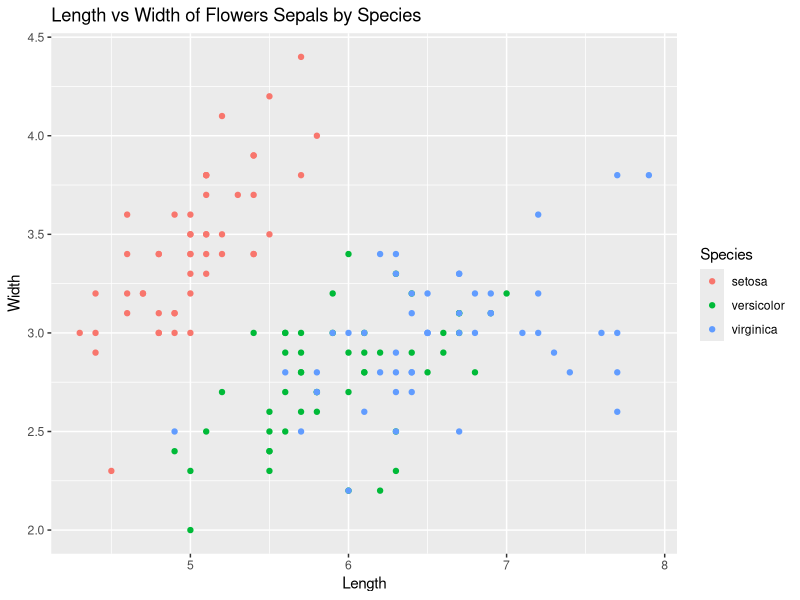
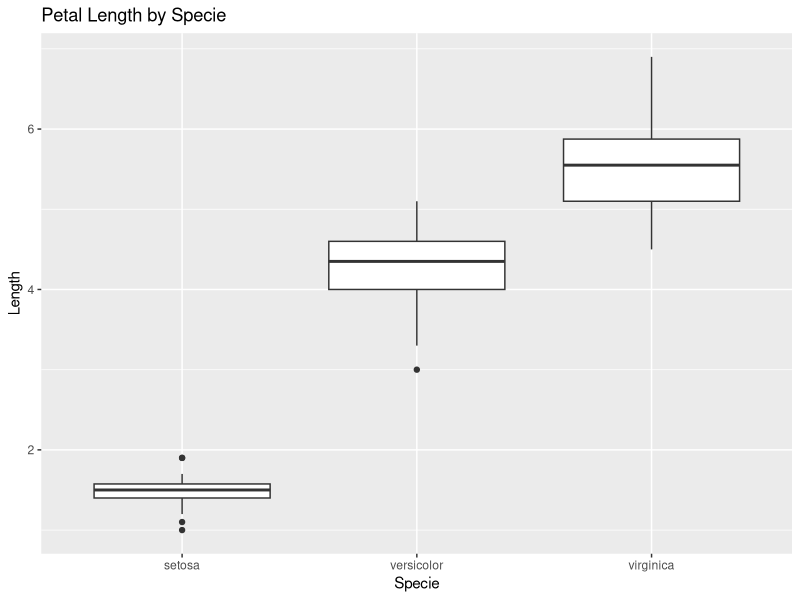
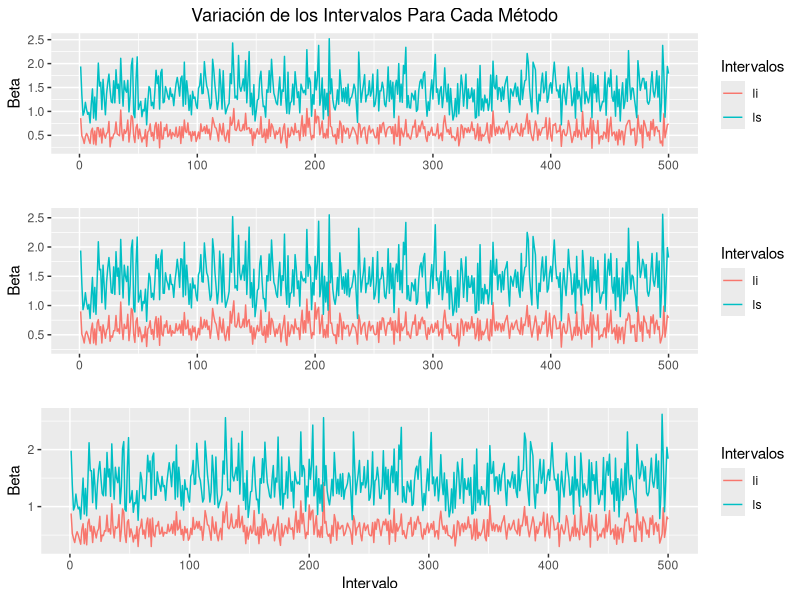
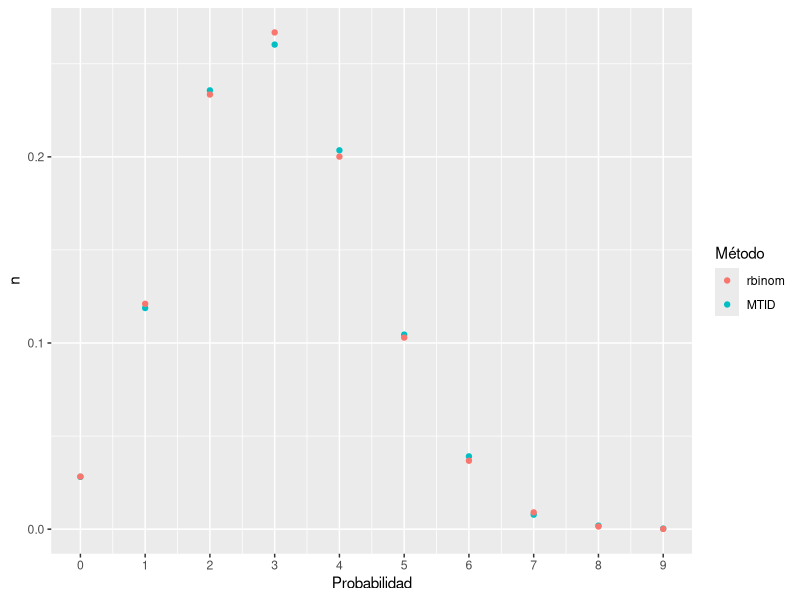

Write the R code that produced these figures, in order.
## ---- chunk 1
knitr::opts_chunk$set(warning = FALSE)
library(datasets)
library(tidyverse)
library(ggplot2)
library(knitr)
library(kableExtra)
data(iris)
summary(iris)
## ---- chunk 2
iris <- mutate(iris, id = 1:150)
head(iris)
## ---- chunk 3
summary(iris)
## ---- chunk 4
class(iris$Species)
typeof(class(iris$Species))
class(iris$Sepal.Length)
class(iris$Sepal.Width)
class(iris$Petal.Length)
class(iris$Petal.Width)
class(iris$id)
## ---- chunk 5
head(filter(iris, Species == "setosa"))
## ---- chunk 6
head(arrange(iris, desc(Petal.Length)))
## ---- chunk 7
iris <- mutate(iris, Sepal.Length.cm = iris$Sepal.Length* 10)
head(iris)
## ---- chunk 8

## ---- chunk 9
summary(filter(iris, Species == "setosa")$Petal.Width)
summary(filter(iris, Species == "versicolor")$Petal.Width)
summary(filter(iris, Species == "virginica")$Petal.Width)
## ---- chunk 10
ggplot(iris, aes(Sepal.Length, Sepal.Width, color = Species)) + 
  geom_point() + 
  ggtitle("Length vs Width of Flowers Sepals by Species") + 
  xlab("Length") +
  ylab("Width")
## ---- chunk 11
ggplot(iris, aes(Species, Petal.Length)) +
  geom_boxplot() +
  ggtitle("Petal Length by Specie") + 
  xlab("Specie") + 
  ylab("Length")
## ---- chunk 12
proc_examen <- function()
{
  beta <- 1
	mediaBoot <- function(x)
	{ 
		muestra_boot <- sample(x, size = length(x), replace = TRUE) 
		mean(muestra_boot) 
	}
	muestra <- rexp(20, 1/beta)
	thetas_boot <- rerun(2000, mediaBoot(muestra)) %>% flatten_dbl()
	head(thetas_boot)
	theta_hat <-mean(muestra)
	
	li_normal <- round(theta_hat + qnorm(0.025) * sd(thetas_boot), 2)
	ls_normal <- round(theta_hat + qnorm(0.975) * sd(thetas_boot), 2)

	ls_per <- round(quantile(thetas_boot, prob = 0.975), 2)
	li_per <- round(quantile(thetas_boot, prob = 0.025), 2)

	b_var <- rerun(2000, mean(sample(muestra, size = length(muestra), 
 				replace = TRUE))) %>% flatten_dbl()
	ls_bc <- round(quantile(b_var, prob = 0.975), 2)
	li_bc <- round(quantile(b_var, prob = 0.025), 2)

	return(c(li_normal, ls_normal, li_per, ls_per, li_bc, ls_bc))
}

get_df_from_res <- function(arr)
{	
	df <- tribble(
  		~prueba, ~li_normal, ~ls_normal, ~li_per, ~ls_per, ~li_bc, ~ls_bc
	)
	cont <- 1
	for (i in 1:length(arr))
	{
	  switch(((i-1) %% 6)+1,
	  	li_normal <- arr[i],
	  	ls_normal <- arr[i],
	  	li_per <- arr[i],
	  	ls_per <- arr[i],
	  	{
	  		li_bc <- arr[i]
	  	},
	  	{
	  		ls_bc <- arr[i]
	  		df <- add_row(df, prueba = cont, 
	  					li_normal = li_normal,
	  					ls_normal = ls_normal,
	  					li_per = li_per,
	  					ls_per = ls_per,
	  					li_bc = li_bc,
	  					ls_bc = ls_bc
	  			)
	  		cont <- cont + 1
	  	}
	  	)

	}
	return(df)
}
set.seed(261285)
res_aux <- rerun(500, proc_examen()) %>% flatten_dbl()
df_res_aux <- get_df_from_res(res_aux)

norm_izq <- nrow(filter(df_res_aux, li_normal > 1))
norm_der <- nrow(filter(df_res_aux, ls_normal < 1))
per_izq <- nrow(filter(df_res_aux, li_per > 1))
per_der <- nrow(filter(df_res_aux, ls_per < 1))
bc_izq <- nrow(filter(df_res_aux, li_bc > 1))
bc_der <- nrow(filter(df_res_aux, ls_bc < 1))

norm_cob <- nrow(filter(df_res_aux, li_normal <= 1, 1 <= ls_normal))
per_cob <- nrow(filter(df_res_aux, li_per <= 1, 1 <= ls_per))
bc_cob <- nrow(filter(df_res_aux, li_bc <= 1, 1 <= ls_bc))

div_var <- 5

df <- tribble(
  		~Metodo, ~"% Fallo Izquierda", ~"% Fallo Derecha", ~"% Cobertura (Simulaciones)",
  		"Normal", toString(round(norm_izq/div_var, 2)), 
  		  toString(round(norm_der/div_var, 2)), toString(round(norm_cob/div_var, 2)),
  		"Percentiles",toString(round(per_izq/div_var, 2)), 
  		  toString(round(per_der/div_var, 2)), toString(round(per_cob/div_var, 2)),
  		"BC_a", toString(round(bc_izq/div_var, 2)), 
  		  toString(round(bc_der/div_var, 2)), toString(round(bc_cob/div_var, 2))
	)

df %>%
  kable() %>%
  kable_styling()
## ---- chunk 13
# Multiple plot function
#
# ggplot objects can be passed in ..., or to plotlist (as a list of ggplot objects)
# - cols:   Number of columns in layout
# - layout: A matrix specifying the layout. If present, 'cols' is ignored.
#
# If the layout is something like matrix(c(1,2,3,3), nrow=2, byrow=TRUE),
# then plot 1 will go in the upper left, 2 will go in the upper right, and
# 3 will go all the way across the bottom.
#
multiplot <- function(..., plotlist=NULL, file, cols=1, layout=NULL) {
  library(grid)

  # Make a list from the ... arguments and plotlist
  plots <- c(list(...), plotlist)

  numPlots = length(plots)

  # If layout is NULL, then use 'cols' to determine layout
  if (is.null(layout)) {
    # Make the panel
    # ncol: Number of columns of plots
    # nrow: Number of rows needed, calculated from # of cols
    layout <- matrix(seq(1, cols * ceiling(numPlots/cols)),
                    ncol = cols, nrow = ceiling(numPlots/cols))
  }

 if (numPlots==1) {
    print(plots[[1]])

  } else {
    # Set up the page
    grid.newpage()
    pushViewport(viewport(layout = grid.layout(nrow(layout), ncol(layout))))

    # Make each plot, in the correct location
    for (i in 1:numPlots) {
      # Get the i,j matrix positions of the regions that contain this subplot
      matchidx <- as.data.frame(which(layout == i, arr.ind = TRUE))

      print(plots[[i]], vp = viewport(layout.pos.row = matchidx$row,
                                      layout.pos.col = matchidx$col))
    }
  }
}
## ---- chunk 14
p_norm <- ggplot() + 
	geom_line(data = df_res_aux, aes(x = prueba, y = li_normal, color = "blue")) +
	geom_line(data = df_res_aux, aes(x = prueba, y = ls_normal, color = "red")) + 
	xlab("") + 
  ylab("Beta") + 
  scale_color_discrete(name = "Intervalos", labels = c("li", "ls")) + 
	ggtitle("Variación de los Intervalos Para Cada Método") + 
  theme(plot.title = element_text(hjust = 0.5))
p_per <- ggplot() + 
	geom_line(data = df_res_aux, aes(x = prueba, y = li_per, color = "blue")) +
	geom_line(data = df_res_aux, aes(x = prueba, y = ls_per, color = "red")) + 
	xlab("") + 
  ylab("Beta") + 
  scale_color_discrete(name = "Intervalos", labels = c("li", "ls"))

p_bc <- ggplot() + 
	geom_line(data = df_res_aux, aes(x = prueba, y = li_bc, color = "blue")) +
	geom_line(data = df_res_aux, aes(x = prueba, y = ls_bc, color = "red")) + 
	xlab("Intervalo") + 
  ylab("Beta") + 
  scale_color_discrete(name = "Intervalos", labels = c("li", "ls"))
multiplot(p_norm, p_per, p_bc, cols = 1)

## ---- chunk 15

## ---- chunk 16

## ---- chunk 17
set.seed(221285)
rBinomialI <- function(n, p)
  {
  U <- runif(1)
  i <- 1
  p_i <- (1 - p) ^ n
  Fu <- p_i
  while(U >= Fu){
    
    p_i <- (p_i / (1 - p) ) * (n - i + 1) * p / i 
    Fu <- Fu + p_i
    i <- i + 1
  }
  i - 1
}
rBinomialI(10, 0.3)
## ---- chunk 18
set.seed(221285)
binomial_aux <- rerun(10000, rBinomialI(10, 0.3)) %>% flatten_dbl()
binomial_aux[1:5]
## ---- chunk 19
set.seed(221285)
binomial_aux <- rerun(10000, rBinomialI(10, 0.3)) %>% flatten_dbl()
df_binomial_aux <- as.data.frame(0:9)

df_binomial_aux <- mutate(df_binomial_aux, MTID = table(binomial_aux))
df_binomial_aux$MTID <- df_binomial_aux$MTID / rep(10000, 10)

rbinom_v <- dbinom(0:9, 10, 0.3)
df_binomial_aux <- mutate(df_binomial_aux, rbin = rbinom_v)
names(df_binomial_aux) <- c("i", "MTID", "rbin")

ggplot() + 
	geom_point(data = df_binomial_aux, 
		aes(x = i, y = MTID, color = "red")) + 
	geom_point(data = df_binomial_aux, 
		aes(x = i, y = rbin, color = "blue")) +
	xlab("Probabilidad") + ylab("n") + 
	scale_color_discrete(name = "Método", labels = c("rbinom", "MTID")) + 
  scale_x_continuous(breaks = 0:9)
